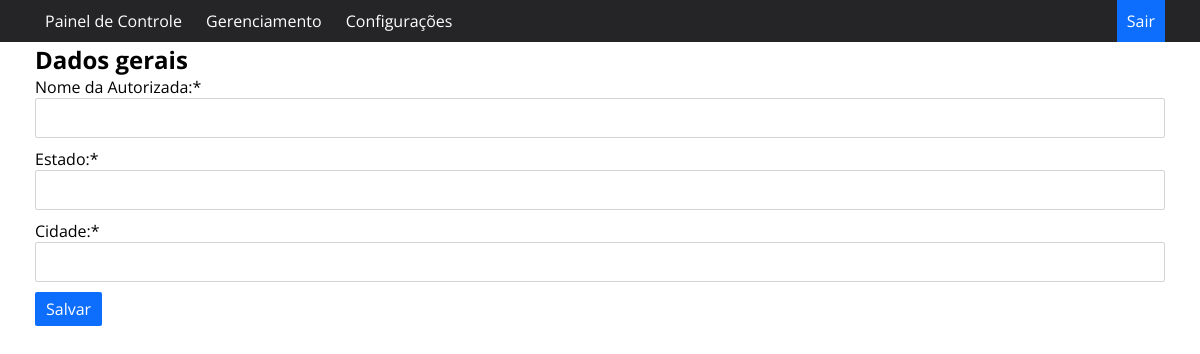
/editarautorizada/4 (signed in), run on an earlier commit of the app's database.
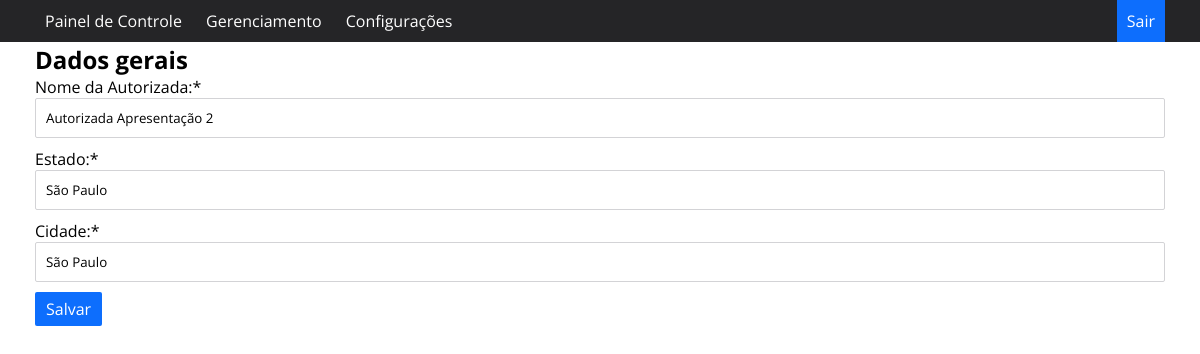
And on a later commit of the database.
### app.py (models this page shows, shortened)
class Autorizada(db.Model):
    id = db.Column('id', Integer, primary_key=True, autoincrement=True)
    datainsercao = db.Column('datainsercao', String(500), nullable=False)
    autorizada = db.Column('autorizada', String(255), nullable=False)
    estado = db.Column('estado', String(255), nullable=False)
    cidade = db.Column('cidade', String(255), nullable=False)

### app.py (the view)
@app.route('/editarautorizada/<int:id>', methods=['GET', 'POST'])
def editarautorizada(id):
    if esta_logado():
        autorizada = Autorizada.query.get(id)
        if request.method:
            if request.method == 'POST':
                autorizada.autorizada = request.form['autorizada']
                autorizada.estado = request.form['estado']
                autorizada.cidade = request.form['cidade']
                db.session.commit()
                return redirect(url_for('gerenciamentoautorizadas'))
            return render_template('editarautorizada.html', autorizada=autorizada)
        return render_template('gerenaciamentoautorizadas.html', autorizada=autorizada)
    else:
        return redirect(url_for('index'))

### app.py (called while the page is built)
def esta_logado():
    print(logado)
    if logado:
        return True
    else:
        return False

### templates/editarautorizada.html
{% extends "template.html" %}
{% block conteudo %}
    <h1>Editar Autorizada</h1>
    <h2>Dados gerais</h2>
    <section>
    <form name="editarautorizada" class="form" method="post" action="/editarautorizada/{{autorizada.id}}">
            <div class="form-group">
                <label for="autorizada" class="label">Nome da Autorizada:*</label>
                <input type="text" name="autorizada" class="form-control" required value="{{autorizada.autorizada}}">
            </div>
            <div class="form-group">
                <label for="estado" class="label">Estado:*</label>
                <input type="text" name="estado" class="form-control" required value="{{autorizada.estado}}">
            </div>
            <div class="form-group">
                <label for="cidade" class="label">Cidade:*</label>
                <input type="text" name="cidade" class="form-control" required value="{{autorizada.cidade}}">
            </div>
            <div class="buttons">
            <button class="btnedit" type="submit">Salvar</button>
            </div>
    </form>
    </section>
    {% endblock %}

What changed in the data, as far as the page shows it:
added Autorizada: autorizada "Autorizada Apresentação 2", estado "São Paulo", cidade "São Paulo"
